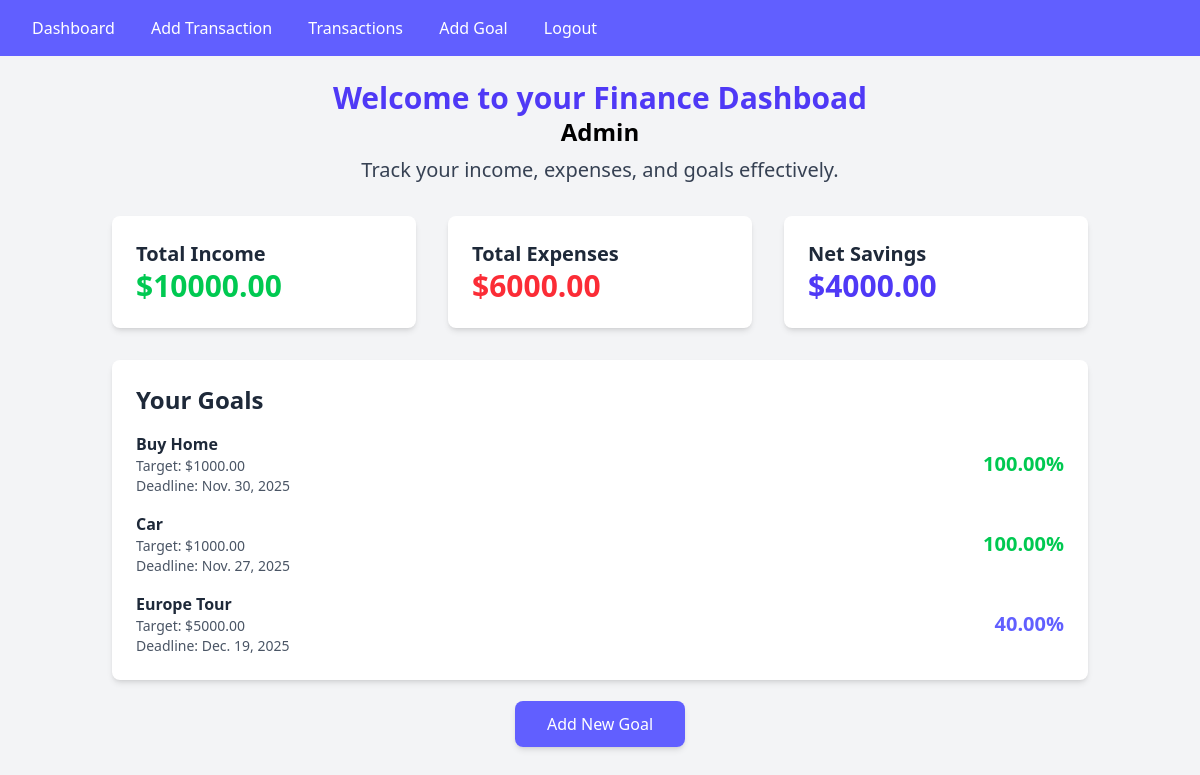
The app's page / (signed in), older data.
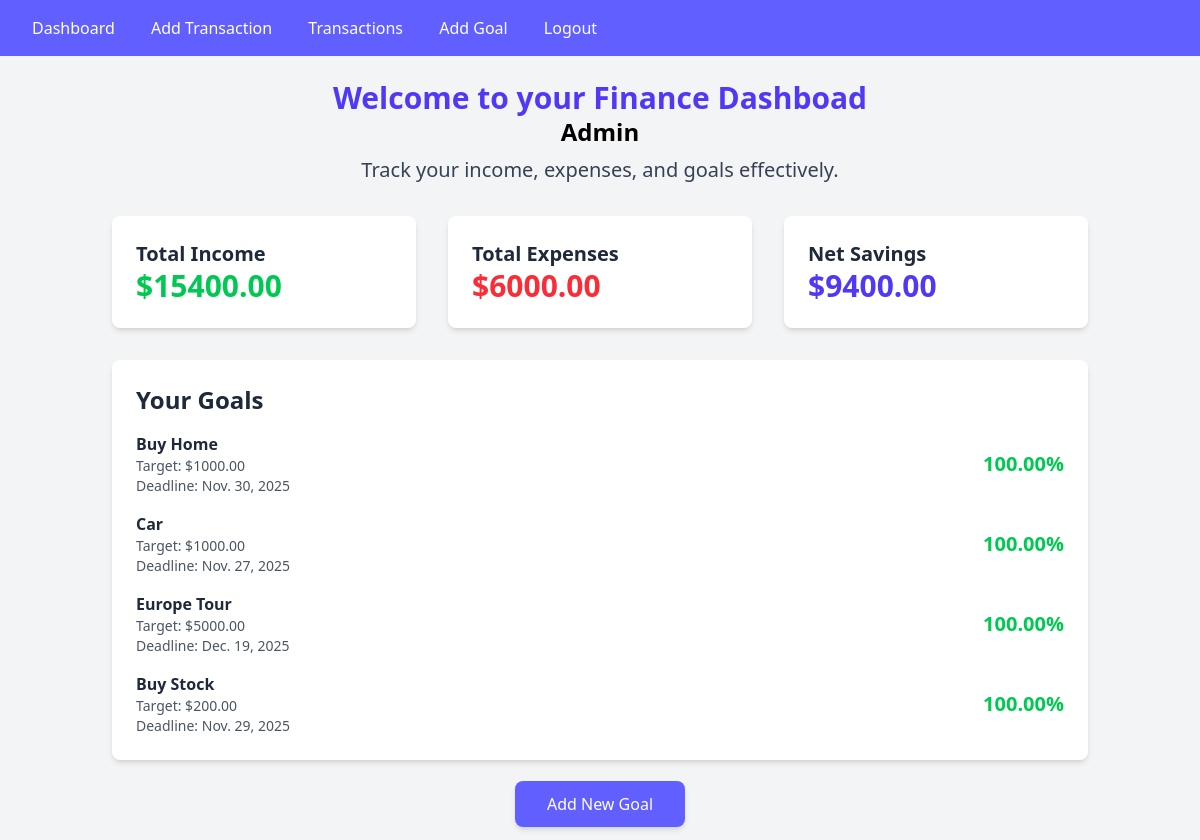
The same page, newer data.
### finance/models.py (models this page shows, shortened)
class Goal(models.Model):
    user = models.ForeignKey(User, on_delete=models.CASCADE)
    name = models.CharField(max_length=100)
    target_amount = models.DecimalField(max_digits=10, decimal_places=2)
    deadline = models.DateField()

### finance/views.py (the view)
# urls.py: path('', views.DashboardView, name='dashboard'),
@login_required
def DashboardView(request):
    transactions = Transaction.objects.filter(user = request.user)
    goals = Goal.objects.filter(user = request.user)
    total_expense = Transaction.objects.filter(user = request.user, transaction_type='Expense').aggregate(Sum('amount'))['amount__sum'] or 0
    total_income = Transaction.objects.filter(user = request.user, transaction_type='Income').aggregate(Sum('amount'))['amount__sum'] or 0
    net_savings = total_income - total_expense
    remaining_savnigs = net_savings
    goal_progress = []
    for goal in goals:
        if remaining_savnigs >= goal.target_amount:
            goal_progress.append({'goal': goal, 'progress': 100})
            remaining_savnigs -= goal.target_amount
        elif remaining_savnigs > 0:
            progress = (remaining_savnigs / goal.target_amount) * 100
            goal_progress.append({'goal': goal, 'progress': progress})
            remaining_savnigs = 0
        else:
            goal_progress.append({'goal': goal, 'progress': 0})
    context = {
        'transactions': transactions,
        'total_income': total_income,
        'total_expense': total_expense,
        'net_savings' : net_savings,
        'goal_progress': goal_progress,
    }
    return render(request, 'finance/dashboard.html', context)

### finance/templates/finance/dashboard.html (shortened to what this page needs)
{% extends "finance/base.html" %}
{% block content %}
    <div class="container mx-auto p-6">
        <div class="text-center mb-8">
            <h1 class="text-3xl font-bold text-indigo-600">Welcome to your Finance Dashboad</h1>
            <h1 class="text-2xl font-bold">{{request.user|capfirst}}</h1>
            <p class="text-xl text-gray-700 mt-2">Track your income, expenses, and goals effectively.</p>
        </div>
        <div class="grid grid-cols-1 sm:grid-cols-2 lg:grid-cols-3 gap-8 mb-8">
            <div class="bg-white p-6 rounded-lg shadow-md">
                <h2 class="text-xl font-semibold text-gray-800">Total Income</h2>
                <p class="text-3xl font-bold text-green-500">${{total_income|floatformat:2}}</p>
            </div>
            <div class="bg-white p-6 rounded-lg shadow-md">
                <h2 class="text-xl font-semibold text-gray-800">Total Expenses</h2>
                <p class="text-3xl font-bold text-red-500">${{total_expense|floatformat:2}}</p>
            </div>
            <div class="bg-white p-6 rounded-lg shadow-md">
                <h2 class="text-xl font-semibold text-gray-800">Net Savings</h2>
                <p class="text-3xl font-bold text-indigo-600">${{net_savings|floatformat:2}}</p>
            </div>
        </div>
        <div class="bg-white p-6 rounded-lg shadow-md mb-8">
            <h2 class="text-2xl font-semibold text-gray-800 mb-4">Your Goals</h2>
            <ul class="space-y-4">
                {% for item in goal_progress %}
                    <li class="flex justify-between items-center">
                        <div class="text-gray-800">
                            <p class="font-semibold">{{item.goal.name}}</p>
                            <p class="text-sm text-gray-600">Target: ${{item.goal.target_amount|floatformat:2}}</p>
                            <p class="text-sm text-gray-600">Deadline: {{item.goal.deadline}}</p>
                        </div>
                        <div calss="text-right">
                            <p class="text-xl font-bold {% if item.progress == 100 %}text-green-500{% elif item.progress >= 80 %}text-yellow-500{% else %}text-indigo-500{% endif %}">{{item.progress|floatformat:2}}%</p>
                        </div>
                    </li>
                {% endfor %}
            </ul>
        </div>
        <div class="text-center">
            <a href="{% url "goal_add" %}" class="bg-indigo-500 text-white px-8 py-3 rounded-lg shadow-md hover:bg-indigo-600 transition">Add New Goal</a>
        </div>
    </div>
{% endblock content %}

Row changes from the older to the newer data that the page shows:
computed for Goal "Europe Tour": progress "40.00" → "100.00"
added Goal: goal.name "Buy Stock", goal.target_amount "200.00", goal.deadline "Nov. 29, 2025", progress "100.00"
Text that changed along with them:
{{ total_income|floatformat:2 }}: "10000.00" → "15400.00"
{{ net_savings|floatformat:2 }}: "4000.00" → "9400.00"
